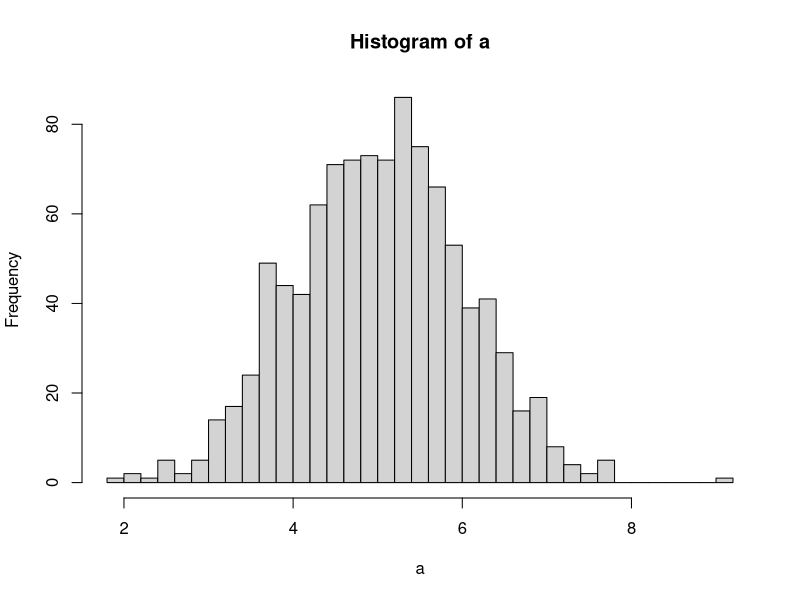
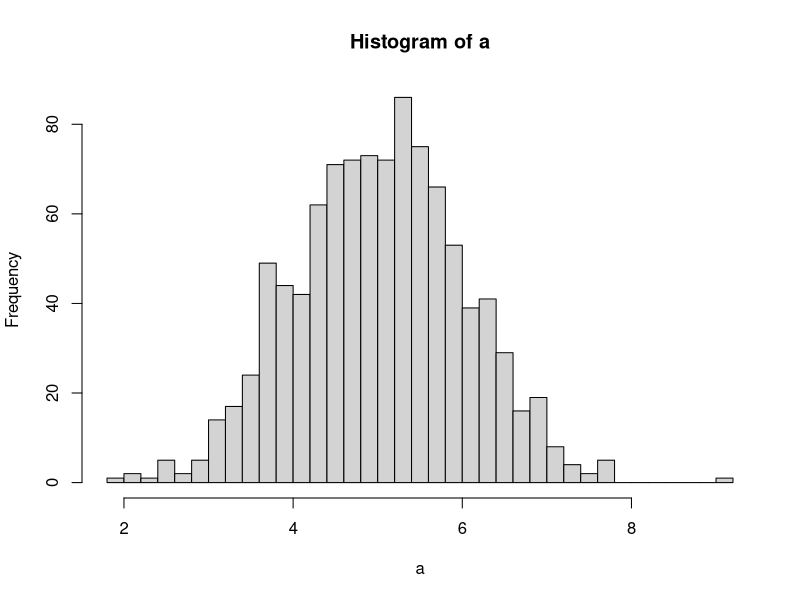
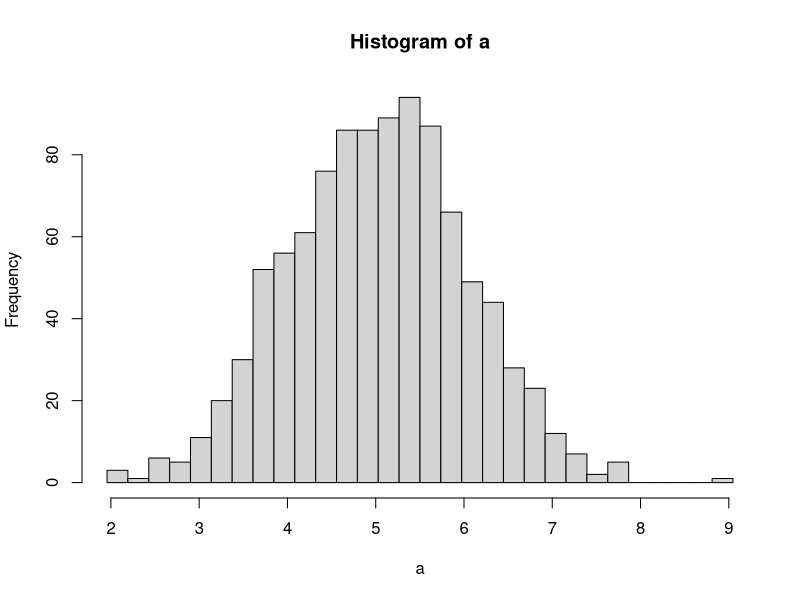

Here is the R script that generated these plots, in order:
# NA 為缺值
x <- c(1, 2, NA, 4, 5)

is.na(x)                  # 檢查那些位置有缺值

mean(x)                   # 預設不允許缺值，結果會是 NA
mean(x, na.rm = T)        # 加上 na.rm=T，忽略 NA 後再計算平均


# 變異數
y <- c(10.4, 5.6, 3.1, 6.4, 21.7)

var(y)                                    # 內建函式
sum((y - mean(y))**2 / (length(y)-1))     # 手動計算


# 空向量、自動補植
v <- numeric()            # 建立空向量
v[3] <- 7                 # 自動補長
v                         # NA NA  7

# 隨機數產生 與 直方圖

## rnorm(抽樣數量, 平均值, 標準差) ->  random + normal

a <- rnorm(1000, 5, 1)                                          # 常態分布，平均=5，標準差=1
hist(a, nclass = 30)                                            # 分 30 組
hist(a, breaks = 30)                                            # 類似，R 自動調整成漂亮數字
hist(a, breaks = seq(min(a), max(a), (max(a) - min(a)) / 30))   # 手動指定組距


## 常用機率分布函式
### rnorm(抽樣數量, 平均值, 標準差)
### runif(抽樣數量, 最小值, 最大值)
### rt(抽樣數量, 自由度df)
### rchisq(抽樣數量, 自由度df)
### rexp(抽樣數量, 發生率rate)
### rbeta(抽樣數量, 形狀參數α, 形狀參數β)
### rgamma(抽樣數量, 形狀參數shape, 速率參數rate)

rnorm(100, 0, 1)     # 常態分布
runif(100, 0, 1)     # 均勻分布
rt(100, df = 5)      # t 分布
rchisq(100, df = 5)  # 卡方分布
rexp(100, rate = 1)  # 指數分布
rbeta(100, 2, 5)     # Beta 分布
rgamma(100, 2, 1)    # Gamma 分布

## p = probability（機率），norm = normal（常態分布）
### 給你一個數值 x，告訴你在常態分布裡，隨機抽到的數字 ≤ x 的機率是多少

pnorm(1.96)       # 累積機率(probability)  ≈ 0.975，在標準常態分布(平均=0, 標準差=1)裡，隨機抽一個數字，它小於等於 1.96 的機率是 97.5%

# d = density（密度)，給你一個 x 值，告訴你那個點上的曲線高度是多少

dnorm(0)          # 機率密度(density)      ≈ 0.3989
dnorm(0.8)

# q = quantile（分位數），是 pnorm 的反函式，給你一個機率，告訴你對應的 x 值是多少

qnorm(0.975)      # 1.96，累積機率 97.5% 對應的 x 值
qnorm(0.5)        # 0，累積機率 50% 對應的 x 值(正中間)
qnorm(0.025)      # -1.96，累積機率 2.5% 對應的 x 值

# pnorm 跟 qnorm 互為反函式
pnorm(1.96)     # → 0.975（給x，求機率）
qnorm(0.975)    # → 1.96 （給機率，求x）
